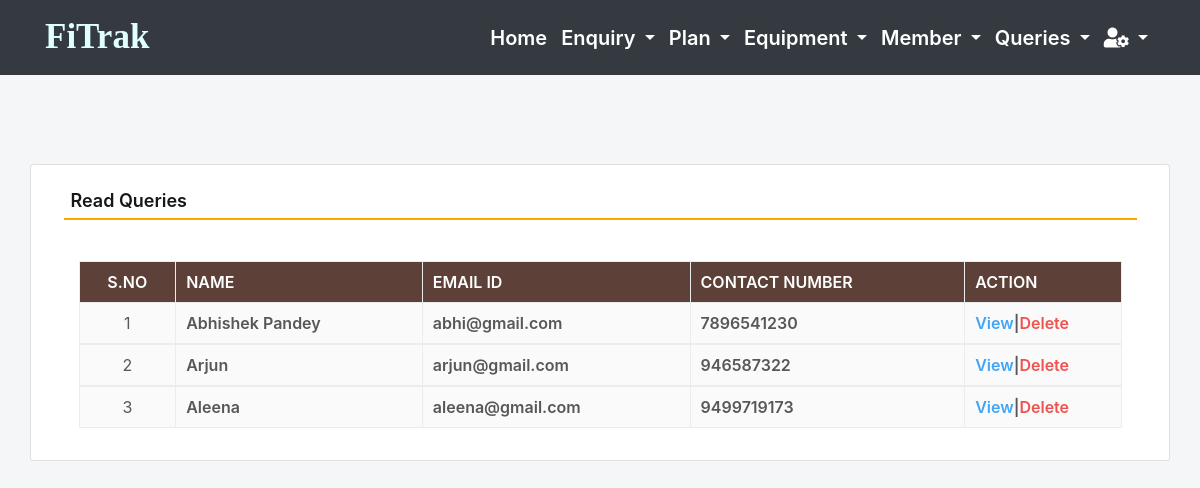
Screenshot of /read_queries (signed in) with the database file from the repository.
### gym/models.py (models this page shows, shortened)
class Contact(models.Model):
    name = models.CharField(max_length=100, null=True)
    emailid = models.CharField(max_length=50, null=True)
    contact = models.CharField(max_length=15, null=True)
    subject = models.CharField(max_length=100, null=True)
    message = models.CharField(max_length=300, null=True)
    msgdate = models.DateField(null=True)
    isread = models.CharField(max_length=10,null=True)

### gym/views.py (the view)
# urls.py: path('read_queries', read_queries, name='read_queries'),
def read_queries(request):
    if not request.user.is_authenticated:
        return redirect('admin_login')
    contact = Contact.objects.filter(isread="yes")
    return render(request,'read_queries.html', locals())

### gym/templates/read_queries.html (shortened to what this page needs)
{% include 'admin_nav.html' %}
{% load static %}
{% block main %}
<html lang="en" class="no-focus">
 <link rel="stylesheet" id="css-main" href="{% static 'css1/codebase.min.css' %}">
 <br><br><br><br>
	<div class="container card shadow mt-5">
		<div class="card-body">
			<h5 class="p-2" style="border-bottom: 2px solid orange">Read Queries</h5>
             <br>
			<div class="container-fluid">
                          <table id="example" class="table table-striped table-bordered" style="width:100%">
                                <thead class="text-white" style="background-color : #5d4037;">
                                    <tr>
                                        <th class="text-center">S.No</th>
                                        <th class="d-none d-sm-table-cell">Name</th>
                                        <th class="d-none d-sm-table-cell">Email ID</th>
                                        <th class="d-none d-sm-table-cell">Contact Number</th>
                                        <th class="d-none d-sm-table-cell" style="width: 15%;">Action</th>
                                    </tr>
                                </thead>
                                {% for i in contact %}
                                <tbody>
                                    <tr>
                                        <td class="text-center">{{forloop.counter}}</td>
                                        <td class="font-w600">{{i.name}}</td>
                                        <td class="font-w600">{{i.emailid}}</td>
                                        <td class="font-w600">{{i.contact}}</td>
                                        <td class="font-w600"><a href="{% url 'view_queries' i.id %}" class="text-primary">View</a>|<a href="{% url 'delete_contact' i.id %}" class="text-danger" onclick="return confirm('Are you sure to delete this Queries ?')">Delete</a></td>
                                    </tr>
                                        {% endfor %}
                                </tbody>
                          </table>
				</div>
			</div>
		</div>
        <link rel="stylesheet" href="https://use.fontawesome.com/releases/v5.6.3/css/all.css">
 </html>
{% endblock %}

### rows the page displays
Contact: name "Abhishek Pandey", emailid "abhi@gmail.com", contact "7896541230"
Contact: name "Arjun", emailid "arjun@gmail.com", contact "946587322"
Contact: name "Aleena", emailid "aleena@gmail.com", contact "9499719173"
